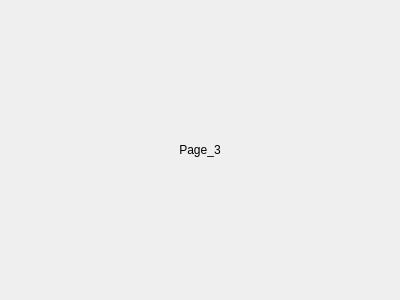
<?xml version="1.0" encoding="UTF-8"?>
<ui version="4.0">
 <class>StackedWidget</class>
 <widget class="QStackedWidget" name="StackedWidget">
  <property name="geometry">
   <rect>
    <x>0</x>
    <y>0</y>
    <width>400</width>
    <height>300</height>
   </rect>
  </property>
  <property name="windowTitle">
   <string>StackedWidget</string>
  </property>
  <property name="currentIndex">
   <number>2</number>
  </property>
  <widget class="QWidget" name="page_1">
   <layout class="QVBoxLayout" name="verticalLayout">
    <item>
     <widget class="QLabel" name="label_1">
      <property name="text">
       <string>Page_1</string>
      </property>
      <property name="alignment">
       <set>Qt::AlignCenter</set>
      </property>
     </widget>
    </item>
   </layout>
  </widget>
  <widget class="QWidget" name="page_2">
   <layout class="QVBoxLayout" name="verticalLayout_2">
    <item>
     <widget class="QLabel" name="label_2">
      <property name="text">
       <string>Page_2</string>
      </property>
      <property name="alignment">
       <set>Qt::AlignCenter</set>
      </property>
     </widget>
    </item>
   </layout>
  </widget>
  <widget class="QWidget" name="page_3">
   <layout class="QVBoxLayout" name="verticalLayout_3">
    <item>
     <widget class="QLabel" name="label_3">
      <property name="text">
       <string>Page_3</string>
      </property>
      <property name="alignment">
       <set>Qt::AlignCenter</set>
      </property>
     </widget>
    </item>
   </layout>
  </widget>
 </widget>
 <resources/>
 <connections/>
</ui>
